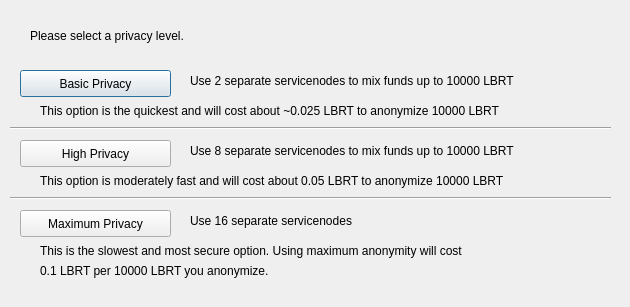
<?xml version="1.0" encoding="UTF-8"?>
<ui version="4.0">
 <class>ObfuscationConfig</class>
 <widget class="QDialog" name="ObfuscationConfig">
  <property name="geometry">
   <rect>
    <x>0</x>
    <y>0</y>
    <width>630</width>
    <height>307</height>
   </rect>
  </property>
  <property name="windowTitle">
   <string>Configure Obfuscation</string>
  </property>
  <widget class="QPushButton" name="buttonBasic">
   <property name="geometry">
    <rect>
     <x>20</x>
     <y>70</y>
     <width>151</width>
     <height>27</height>
    </rect>
   </property>
   <property name="text">
    <string>Basic Privacy</string>
   </property>
  </widget>
  <widget class="QPushButton" name="buttonHigh">
   <property name="geometry">
    <rect>
     <x>20</x>
     <y>140</y>
     <width>151</width>
     <height>27</height>
    </rect>
   </property>
   <property name="text">
    <string>High Privacy</string>
   </property>
  </widget>
  <widget class="QPushButton" name="buttonMax">
   <property name="geometry">
    <rect>
     <x>20</x>
     <y>210</y>
     <width>151</width>
     <height>27</height>
    </rect>
   </property>
   <property name="text">
    <string>Maximum Privacy</string>
   </property>
  </widget>
  <widget class="QLabel" name="label">
   <property name="geometry">
    <rect>
     <x>30</x>
     <y>20</y>
     <width>571</width>
     <height>31</height>
    </rect>
   </property>
   <property name="text">
    <string>Please select a privacy level.</string>
   </property>
  </widget>
  <widget class="QLabel" name="label_2">
   <property name="geometry">
    <rect>
     <x>190</x>
     <y>70</y>
     <width>421</width>
     <height>21</height>
    </rect>
   </property>
   <property name="text">
    <string>Use 2 separate servicenodes to mix funds up to 10000 LBRT</string>
   </property>
  </widget>
  <widget class="QLabel" name="label_3">
   <property name="geometry">
    <rect>
     <x>190</x>
     <y>140</y>
     <width>411</width>
     <height>21</height>
    </rect>
   </property>
   <property name="text">
    <string>Use 8 separate servicenodes to mix funds up to 10000 LBRT</string>
   </property>
  </widget>
  <widget class="QLabel" name="label_4">
   <property name="geometry">
    <rect>
     <x>190</x>
     <y>210</y>
     <width>421</width>
     <height>21</height>
    </rect>
   </property>
   <property name="text">
    <string>Use 16 separate servicenodes</string>
   </property>
  </widget>
  <widget class="QLabel" name="label_6">
   <property name="geometry">
    <rect>
     <x>40</x>
     <y>100</y>
     <width>561</width>
     <height>21</height>
    </rect>
   </property>
   <property name="text">
    <string>This option is the quickest and will cost about ~0.025 LBRT to anonymize 10000 LBRT</string>
   </property>
  </widget>
  <widget class="QLabel" name="label_7">
   <property name="geometry">
    <rect>
     <x>40</x>
     <y>170</y>
     <width>561</width>
     <height>21</height>
    </rect>
   </property>
   <property name="text">
    <string>This option is moderately fast and will cost about 0.05 LBRT to anonymize 10000 LBRT</string>
   </property>
  </widget>
  <widget class="QLabel" name="label_8">
   <property name="geometry">
    <rect>
     <x>40</x>
     <y>240</y>
     <width>561</width>
     <height>21</height>
    </rect>
   </property>
   <property name="text">
    <string>This is the slowest and most secure option. Using maximum anonymity will cost</string>
   </property>
  </widget>
  <widget class="QLabel" name="label_9">
   <property name="geometry">
    <rect>
     <x>40</x>
     <y>260</y>
     <width>561</width>
     <height>21</height>
    </rect>
   </property>
   <property name="text">
    <string>0.1 LBRT per 10000 LBRT you anonymize.</string>
   </property>
  </widget>
  <widget class="Line" name="line">
   <property name="geometry">
    <rect>
     <x>10</x>
     <y>120</y>
     <width>601</width>
     <height>16</height>
    </rect>
   </property>
   <property name="orientation">
    <enum>Qt::Horizontal</enum>
   </property>
  </widget>
  <widget class="Line" name="line_2">
   <property name="geometry">
    <rect>
     <x>10</x>
     <y>190</y>
     <width>601</width>
     <height>16</height>
    </rect>
   </property>
   <property name="orientation">
    <enum>Qt::Horizontal</enum>
   </property>
  </widget>
 </widget>
 <resources/>
 <connections/>
</ui>
